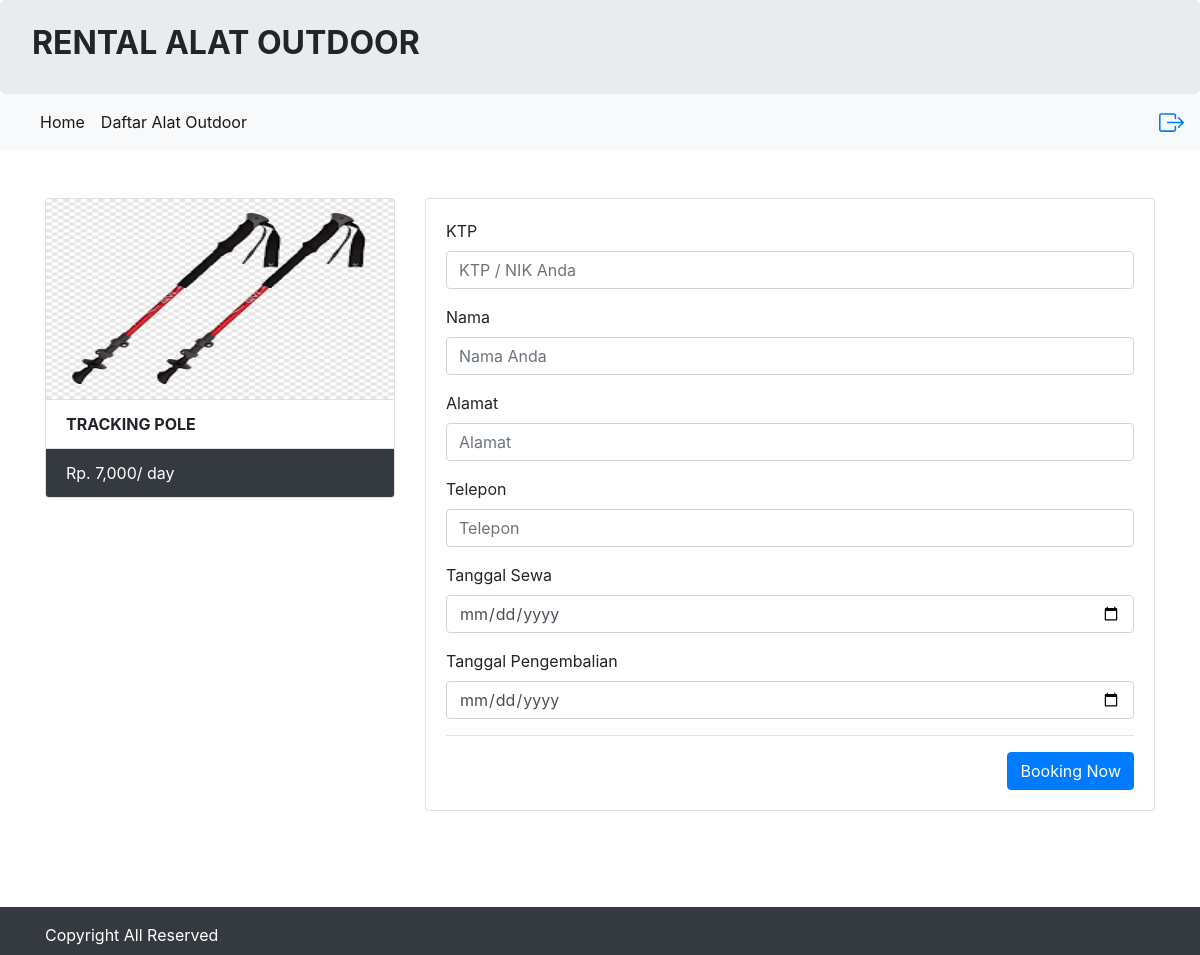
The page /booking.php?id=28 (signed in) on the database its author committed.
### tables this page shows
CREATE TABLE `tbl_alat_212303` (
  `212303_id_alat` int(11) NOT NULL,
  `212303_nama` varchar(100) NOT NULL,
  `212303_harga` int(255) NOT NULL,
  `212303_deskripsi` varchar(255) NOT NULL,
  `212303_status` varchar(255) NOT NULL,
  `212303_gambar` text NOT NULL
);

### booking.php (the view, shortened to what this page needs)
<?php
require 'koneksi.php';
include 'header.php';
$id_alat = $_GET['id'];
$query = "SELECT * FROM tbl_alat_212303 WHERE 212303_id_alat = '$id_alat'";
$hasil = mysqli_query($koneksi, $query);
$isi = mysqli_fetch_assoc($hasil);
?>
<br>
<br>
<div class="container">
    <div class="row">
        <div class="col-sm-4">
            <div class="card">
                <img src="images/<?php echo $isi['212303_gambar']; ?>" class="card-img-top" style="height:200px;">
                <ul class="list-group list-group-flush">
                    <li class="list-group-item" style="text-transform:uppercase;">
                        <b><?= $isi['212303_nama']; ?></b>
                    </li>
                    <li class="list-group-item bg-dark text-white">
                        <i class="fa fa-money"></i> Rp. <?php echo number_format($isi['212303_harga']); ?>/ day
                    </li>
                </ul>
            </div>
        </div>
        <div class="col-sm-8">
            <div class="card">
                <div class="card-body">
                    <form method="post" action="proses.php?id=booking">
                        <div class="form-group">
                            <label for="">KTP</label>
                            <input type="text" name="ktp" id="" required class="form-control" placeholder="KTP / NIK Anda">
                        </div>
                        <div class="form-group">
                            <label for="">Nama</label>
                            <input type="text" name="nama" id="" required class="form-control" placeholder="Nama Anda">
                        </div>
                        <div class="form-group">
                            <label for="">Alamat</label>
                            <input type="text" name="alamat" id="" required class="form-control" placeholder="Alamat">
                        </div>
                        <div class="form-group">
                            <label for="">Telepon</label>
                            <input type="text" name="no_tlp" id="" required class="form-control" placeholder="Telepon">
                        </div>
                        <div class="form-group">
                            <label for="">Tanggal Sewa</label>
                            <input type="date" name="tanggal" id="" required class="form-control" placeholder="Nama Anda">
                        </div>
                        <div class="form-group">
                            <label for="">Tanggal Pengembalian</label>
                            <input type="date" name="tanggal_kembali" id="" required class="form-control" placeholder="Nama Anda">
                        </div>
                        <hr />
                        <?php if ($isi['212303_status'] == 'Tersedia') { ?>
                            <button type="submit" class="btn btn-primary float-right">Booking Now</button>
                        <?php } else { ?>
                            <button type="submit" class="btn btn-danger float-right" disabled>Booking Now</button>
                        <?php } ?>
                    </form>
                </div>
            </div>
        </div>
    </div>
</div>
<br>
<br>
<br>
<?php include 'footer.php'; ?>

### rows shown on the page
tbl_alat_212303: 212303_gambar (picture), 212303_nama "TRACKING POLE", 212303_harga "7,000"
